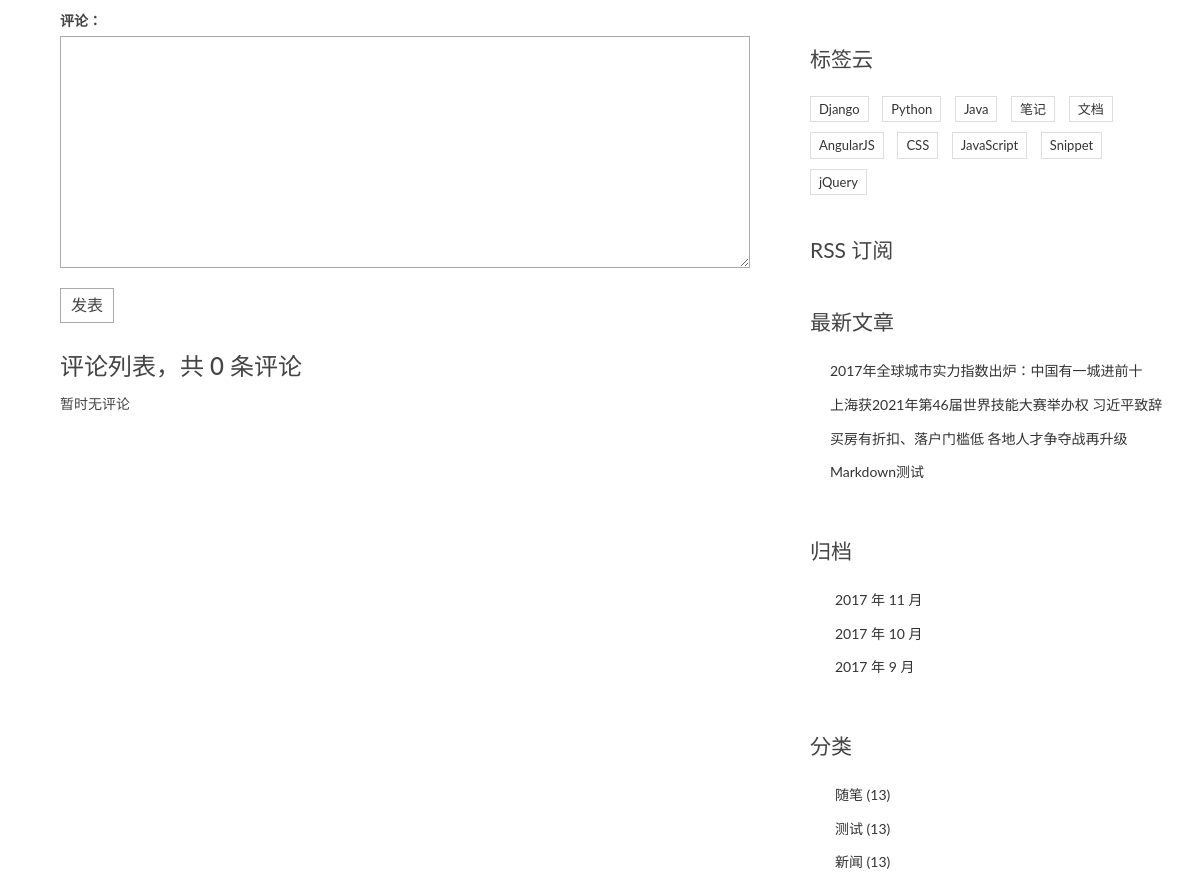
Page /post/4/ (middle part) on the earlier database version.
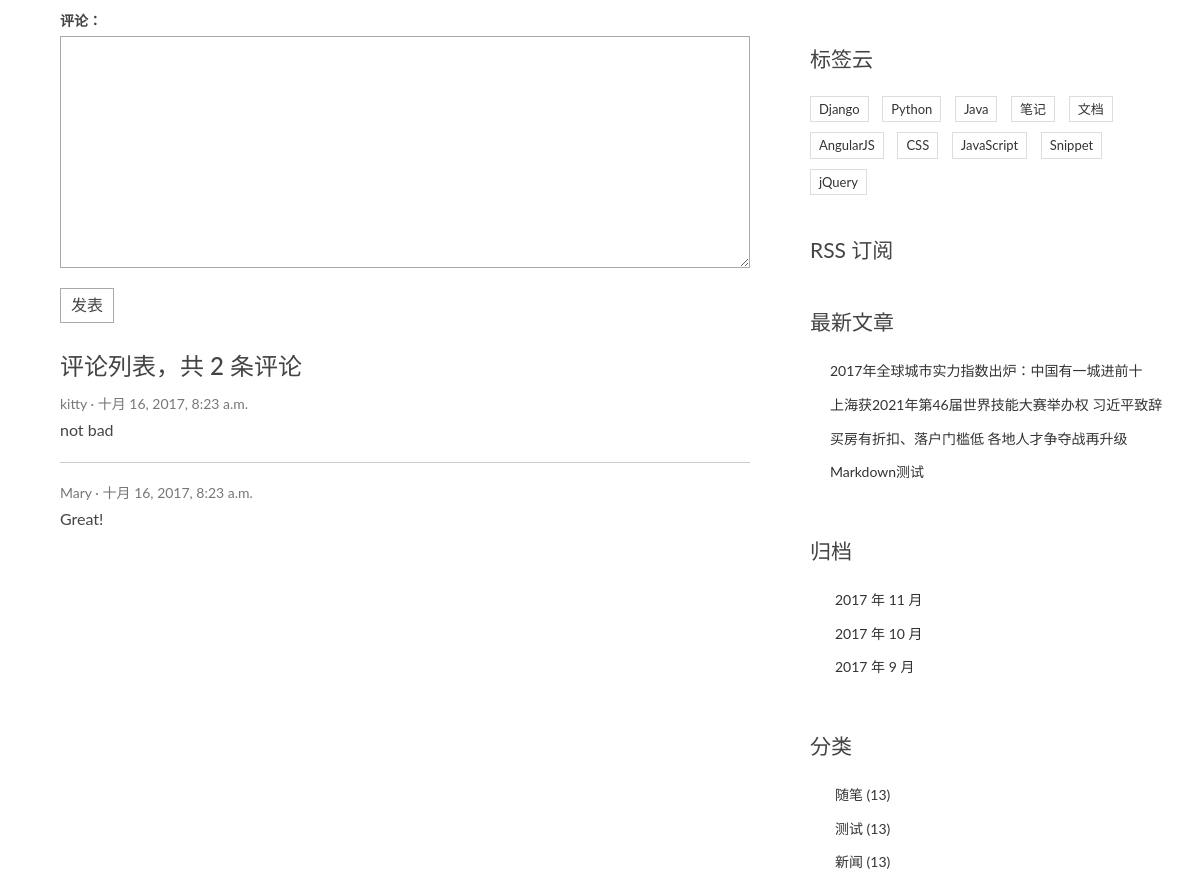
Same page on the later database version.
### blog/models.py (models this page shows, shortened)
class Post(models.Model):
    title = models.CharField(max_length=70)
    body = models.TextField()
    created_time = models.DateTimeField()
    modified_time = models.DateTimeField()
    excerpt = models.CharField(max_length=200, blank=True)
    category = models.ForeignKey(Category)
    tags = models.ManyToManyField(Tag, blank=True)
    author = models.ForeignKey(User)
    def get_absolute_url(self):
        return reverse('blog:detail', kwargs={'pk': self.pk})
    class Meta:
        ordering = ['-created_time']

class Category(models.Model):
    name = models.CharField(max_length=100)

### comments/models.py (models this page shows, shortened)
class Comment(models.Model):
    name = models.CharField(max_length=100)
    email = models.EmailField(max_length=255)
    url = models.URLField(blank=True)
    text = models.TextField()
    created_time = models.DateTimeField(auto_now_add=True)
    post = models.ForeignKey('blog.Post')

### blog/views.py (the view)
# urls.py: url(r'^post/(?P<pk>[0-9]+)/$', views.detail, name='detail'),
def detail(request, pk):
    post = get_object_or_404(Post, pk=pk)
    post.body = markdown.markdown(post.body,
                                  extensions=[
                                      'markdown.extensions.extra',
                                      'markdown.extensions.codehilite',
                                      'markdown.extensions.toc',
                                  ])
    form = CommentForm()
    comment_list = post.comment_set.all()
    context = {'post': post,
               'form': form,
               'comment_list': comment_list
               }
    return render(request, 'blog/detail.html', context=context)

### comments/forms.py
class CommentForm(forms.ModelForm):
    class Meta:
        model = Comment
        fields = ['name', 'email', 'url', 'text']

### blog/templatetags/blog_tags.py (called while the page is built)
@register.simple_tag
def get_recent_posts(num=5):
    return Post.objects.all().order_by('-created_time')[:num]

@register.simple_tag
def archives():
    return Post.objects.dates('created_time', 'month', order='DESC')

@register.simple_tag
def get_categories():
    return Category.objects.all()

### templates/blog/detail.html (shortened to what this page needs)
{% extends 'base.html' %}
			{% block main %}
                <section class="comment-area" id="comment-area">
                    <form action="{% url 'comments:post_comment' post.pk %}" method="post" class="comment-form">
                        <div class="row">
                            <div class="col-md-4">
                            </div>
                            <div class="col-md-4">
                            </div>
                            <div class="col-md-4">
                            </div>
                            <div class="col-md-12">
                                <label for="{{ form.text.id_for_label }}">评论：</label>
                                {{ form.text }}
								<button type="submit" class="comment-btn">发表</button>
                            </div>
                        </div>
                    </form>
                    <div class="comment-list-panel">
                        <h3>评论列表，共 <span>{{ post.comment_set.count }}</span> 条评论</h3>
                        <ul class="comment-list list-unstyled">
						{% for comment in comment_list %}
                            <li class="comment-item">
                                <span class="nickname">{{ comment.name }}</span>
                                <time class="submit-date">{{ comment.created_time }}</time>
                                <div class="text">
                                    {{ comment.text }}
                                </div>
                            </li>
                            {% empty %}
							暂时无评论
							{% endfor %}
                        </ul>
                    </div>
                </section>
			{% endblock main %}
			{% block toc %}
                <div class="widget widget-tag-cloud">
                    <h3 class="widget-title">标签云</h3>
                    <ul>
                        <li>
                            <a href="#">Django</a>
                        </li>
                        <li>
                            <a href="#">Python</a>
                        </li>
                        <li>
                            <a href="#">Java</a>
                        </li>
                        <li>
                            <a href="#">笔记</a>
                        </li>
                        <li>
                            <a href="#">文档</a>
                        </li>
                        <li>
                            <a href="#">AngularJS</a>
                        </li>
                        <li>
                            <a href="#">CSS</a>
                        </li>
                        <li>
                            <a href="#">JavaScript</a>
                        </li>
                        <li>
                            <a href="#">Snippet</a>
                        </li>
                        <li>
                            <a href="#">jQuery</a>
                        </li>
                    </ul>
                </div>
                <div class="rss">
                    <a href=""> RSS 订阅</a>
                </div>
			{% endblock toc %}

### templates/base.html (shortened to what this page needs)
{% load staticfiles %}
{% load blog_tags %}
<!DOCTYPE html>
<html>
<head>
    <link rel="stylesheet" href="{% static 'blog/css/bootstrap.min.css' %}">
    <link rel="stylesheet" href="http://code.ionicframework.com/ionicons/2.0.1/css/ionicons.min.css">
    <link rel="stylesheet" href="{% static 'blog/css/pace.css' %}">
    <link rel="stylesheet" href="{% static 'blog/css/custom.css' %}">
	<link rel="stylesheet" href="{% static 'blog/css/highlights/github.css' %}">
</head>
<body>
<div class="content-body">
    <div class="container">
        <div class="row">
            <main class="col-md-8">
				{% block main %}
				{% endblock main %}
            </main>
            <aside class="col-md-4">
				{% block toc %}
				{% endblock toc %}
                <div class="widget widget-recent-posts">
                    <h3 class="widget-title">最新文章</h3>
					{% get_recent_posts as recent_post_list %}
                    <ul>
						{% for post in recent_post_list %}
                        <li>
                            <a href="{{ post.get_absolute_url }}">{{ post.title }}</a>
                        </li>
                        {% empty %}
						暂无文章！
						{% endfor %}
                    </ul>
                </div>
                <div class="widget widget-archives">
                    <h3 class="widget-title">归档</h3>
					{% archives as date_list %}
                    <ul>
					    {% for date in date_list %}
                        <li>
                            <a href="{% url 'blog:archives' date.year date.month %}">{{ date.year }} 年 {{date.month}} 月</a>
                        </li>
                        {% empty %}
						暂无归档!
						{% endfor %}
                    </ul>
                </div>
                <div class="widget widget-category">
                    <h3 class="widget-title">分类</h3>
					{% get_categories as category_list %}
                    <ul>
						{% for category in category_list %}
                        <li>
                            <a href="{% url 'blog:category' category.pk %}">{{ category.name }} <span class="post-count">(13)</span></a>
                        </li>
                        {% empty %}
						暂无分类!
						{% endfor %}
                    </ul>
                </div>
            </aside>
        </div>
    </div>
</div>
</body>
</html>

Differences in the rows shown:
computed for Post "Markdown测试": comment_set.count "0" → "2"
added Comment: name "kitty", created_time "十月 16, 2017, 8:23 a.m.", text "not bad"
added Comment: name "Mary", created_time "十月 16, 2017, 8:23 a.m.", text "Great!"
Other differences:
text no longer shown: "暂时无评论"
